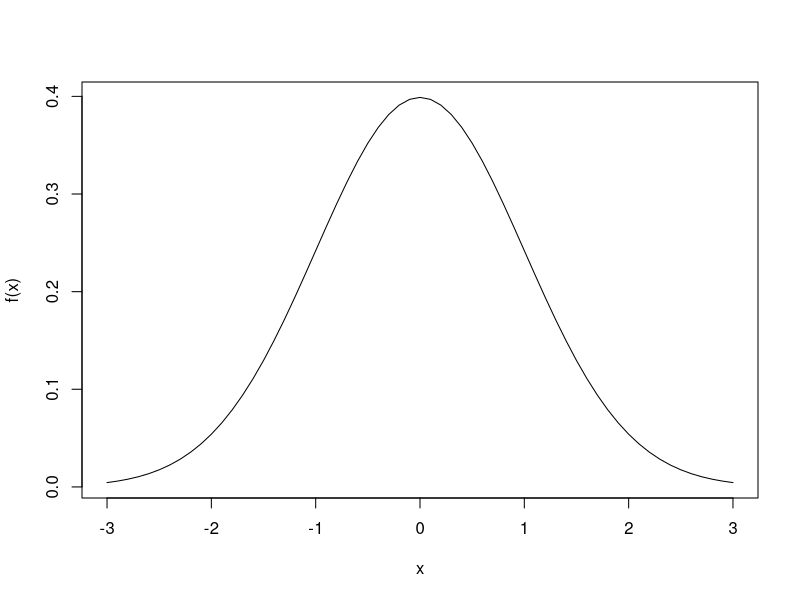
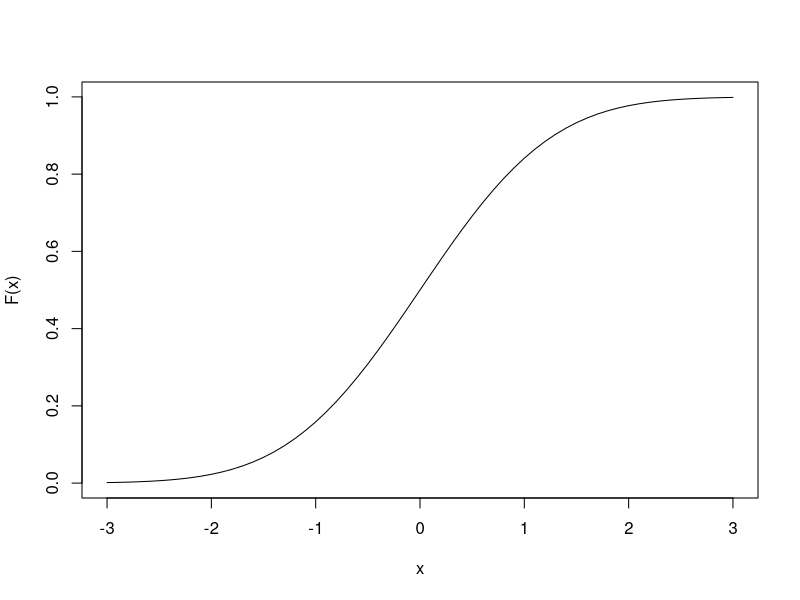
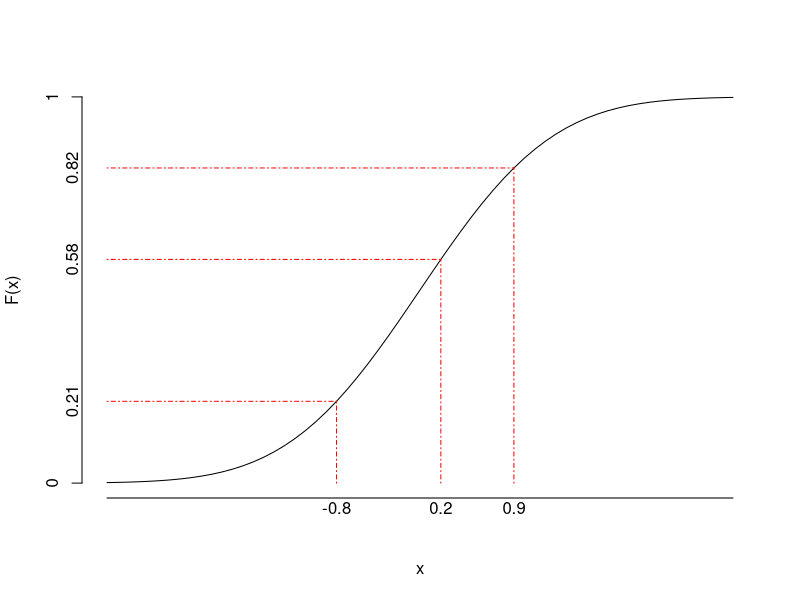
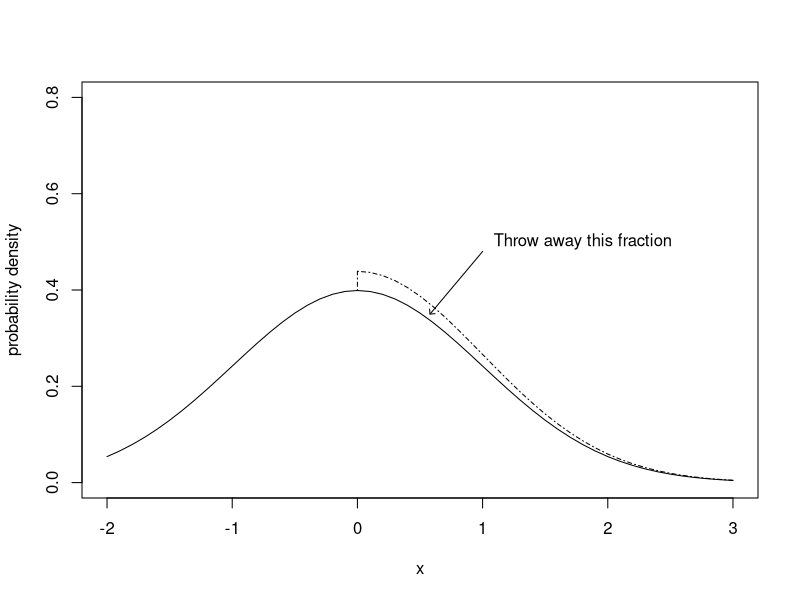
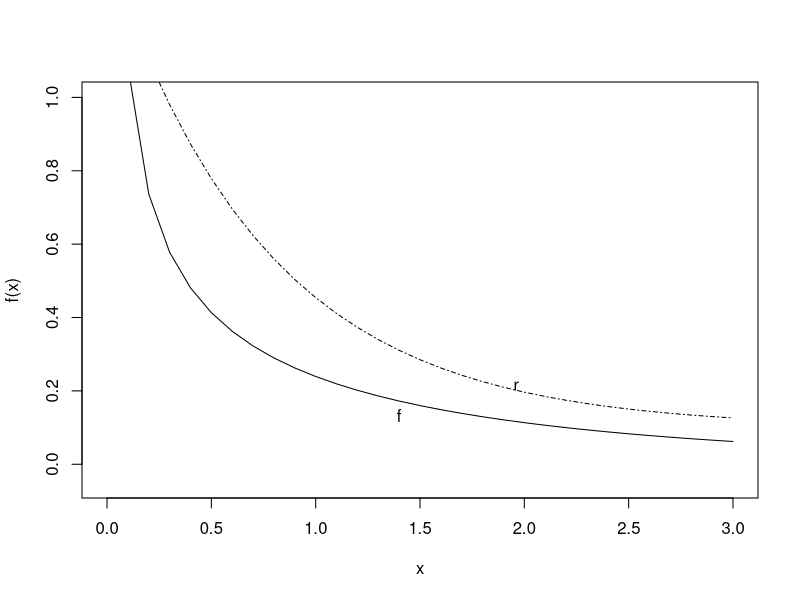
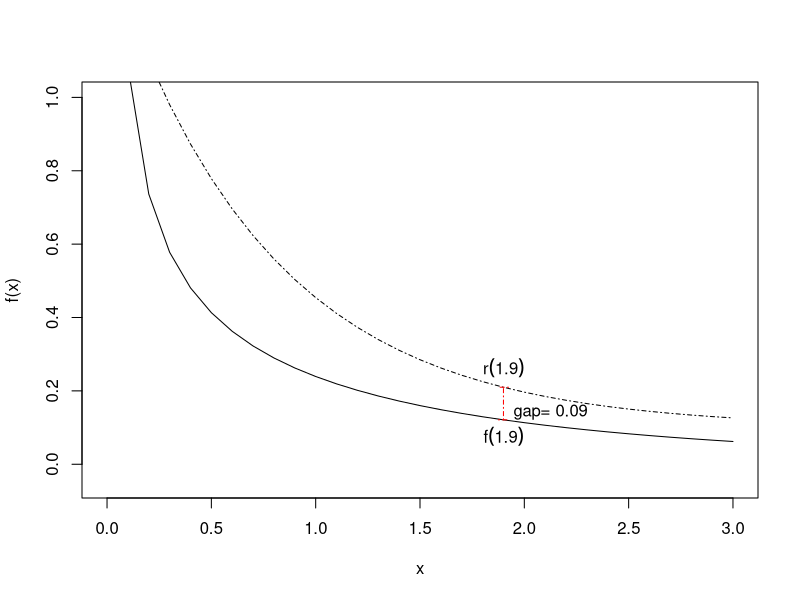
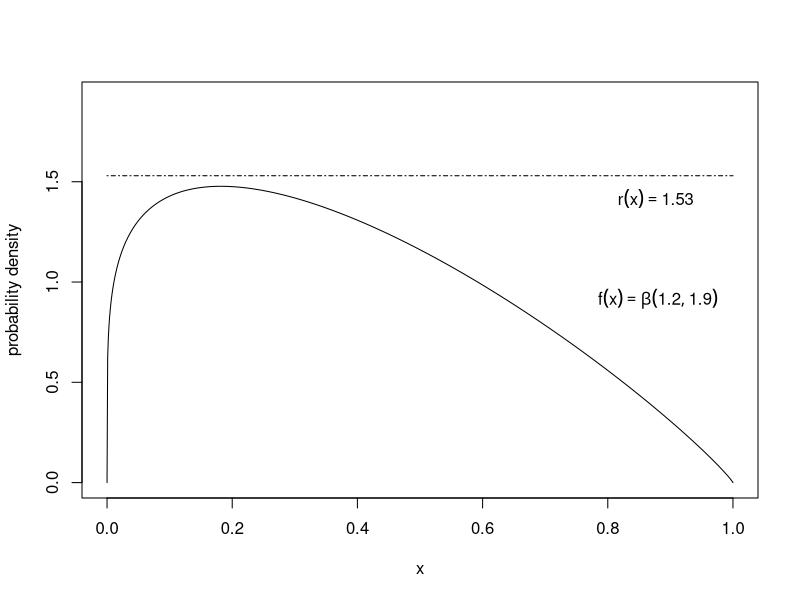

Write the R code that produced these figures, in order.
ps.options(horizontal=F, onefile=F, family="Times", paper="special", height=4,
width=6 )
pdf.options(onefile=F, family="Times", paper="special", height=4, width=6)



pdf("importfigs/DrawRandom%003d.pdf", onefile=F, height=4, width=6)

#xfig("DrawRandom%003d.fig", onefile=F, height=3, width=6, textspecial=T, family="Times", pointsize=10)

x <- seq(-3,3, by =0.1)
y <- dnorm(x, mean=0, sd=1)
plot(x,y, type="l", xlab="x", ylab="f(x)")


ycum <- pnorm(x, mean=0, sd=1)
plot(x,ycum, type="l", xlab="x", ylab="F(x)")


plot(x,ycum, type="l", xlab="x", ylab="F(x)", axes=F)
axis(1, tick=T, labels=F, lwd.ticks=0 )
axis(2, at=c(0,1))

myp <- 23
lines(x=c(x[1],x[myp]), y=c(ycum[myp],ycum[myp]),  col="red", lty=4)  
lines(x=c(x[myp], x[myp]), y=c(0,ycum[myp]),  col="red", lty=4) 
mtext(text=x[myp], side=1, at=x[myp])
mtext(text=round(ycum[myp],2), side=2, at=ycum[myp])

myp <- 33
lines(x=c(x[1],x[myp]), y=c(ycum[myp],ycum[myp]),  col="red", lty=4)  
lines(x=c(x[myp], x[myp]), y=c(0,ycum[myp]),  col="red", lty=4) 
mtext(text=x[myp], side=1, at=x[myp])
mtext(text=round(ycum[myp],2), side=2, at=ycum[myp])

myp <- 40
lines(x=c(x[1],x[myp]), y=c(ycum[myp],ycum[myp]),  col="red", lty=4)  
lines(x=c(x[myp], x[myp]), y=c(0,ycum[myp]),  col="red", lty=4) 
mtext(text=x[myp], side=1, at=x[myp])
mtext(text=round(ycum[myp],2), side=2, at=ycum[myp])

####################################################3


## Rejection
##x11(height=4,width=6)
x <- seq(-2,3, by =0.1)
y <- dnorm(x, 0, 1)
x2 <- x[x >=0]
y2 <- 1.1* dnorm(x2,0,1)
plot(x,y, type="l", xlab="x", ylab="probability density",ylim=c(0,0.8))
lines(x2,y2, lty=4)
lines(x=c(x2[1], x2[1]), y=c(dnorm(x2[1],0,1), 1.1* dnorm(x2[1],0,1)), lty=4)
text (1.8, 0.5, label="Throw away this fraction")
arrows(1, 0.48, 0.58, 0.35,  length=0.05, angle=45)


x <- seq(0,3, by =0.1)
y <- dgamma(x, 0.5, 0.4)
plot(x,y, type="l", xlab="x", ylab="f(x)", ylim=c(-0.05,1.0))
text(x[15],y[15], pos=1, label=bquote(f)) 
y2 <- 0.1+ dexp (x, 1.3)
lines(x,y2, lty=4)
text(x[20],y2[20], pos=4, label=bquote(r))



plot(x,y, type="l", xlab="x", ylab="f(x)", ylim=c(-0.05,1.0))
text(x[20],y[20], pos=1, label=bquote(f( .(round(x[20],2),))) )
lines(x,y2, lty=4)
text(x[20],y2[20],adj=c(0,0), pos=3, label=bquote(r( .(x[20])),))

##lines(x=c(x[20],x[20]),y=c(y[20],y2[20]), lty=4, col="red")
arrows(x[20],y[20],x[20],y2[20], lty=4, col="red", angle=90, length=.05 , code=3)

text( x[20], (y[20]+0.1*y2[20]), pos=4, label=paste("gap=", round(y2[20]-y[20],2)))

y[20]
y2[20]





x <- seq(0,1, by =0.001)
y <- dbeta(x, 1.2, 1.9)
plot(x,y, type="l", xlab="x", ylab="probability density", ylim=range(y)*c(1,1.3))
text(0.88, 1.0, pos=1, label=bquote(f(x)==beta(1.2,1.9))) 
y2 <- 1.53 + 0*x
lines(x,y2, lty=4)
text(0.8, 1.4, pos=4, label=bquote(r(x)==1.53))


dev.off()
